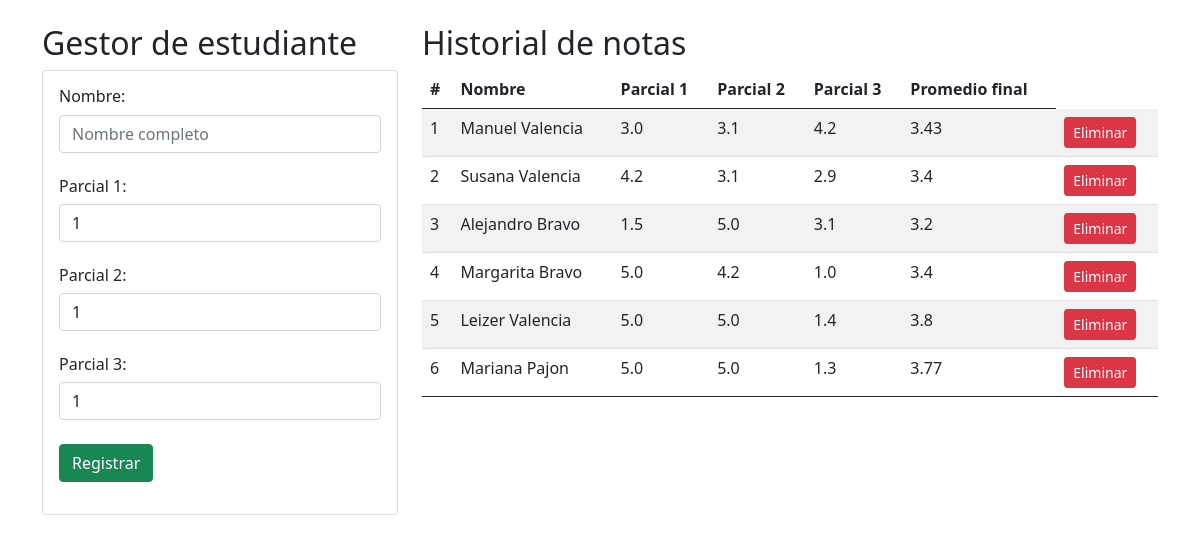
The page / on the database its author committed.
### Promedio/models.py (models this page shows)
class Estudiante(models.Model):
    nombre=models.CharField(max_length=50,verbose_name="Nombre")
    parcial1=models.FloatField()
    parcial2=models.FloatField()
    parcial3=models.FloatField()
    promedio=models.FloatField()

### Promedio/views.py (the view)
# urls.py: path('',EstudiantesListView.as_view(),name='gestion_estudiantes'),
class EstudiantesListView(ListView):
    model=Estudiante
    template_name='menu.html'
    def get_context_data(self, **kwargs):
        context = super().get_context_data(**kwargs)
        context["titulo"] = 'Gestor de promedios'
        return context

### Promedio/templates/menu.html (shortened to what this page needs)
<html>
<head>
    <link href="https://cdn.jsdelivr.net/npm/bootstrap@5.1.0/dist/css/bootstrap.min.css" rel="stylesheet">
</head>
<body>
    <div class="container py-4">
        <div class="row">
            <div class="col-md-4">
                <h2>Gestor de estudiante</h2>
                <div class="card">
                    <div class="card-body">
                        <form id="formularioEstudiante" action="/registrarEstudiante/" method="POST">{% csrf_token %}
                            <h6>Nombre:</h6>
                            <div class="form-group">
                                <input type="text" name="nombre" id="nombre" class="form-control" minlength="3" maxlength="50" placeholder="Nombre completo" pattern="[a-zA-Z\s]+"  autofocus required>
                            </div><br>
                            <h6>Parcial 1:</h6>
                            <div class="form-group">
                                <input type="number" name="parcial1" class="form-control" min="1" max="5" step="0.1" value="1" required>
                            </div><br>
                            <h6>Parcial 2:</h6>
                            <div class="form-group">
                                <input type="number" name="parcial2" class="form-control" min="1" max="5" step="0.1" value="1" required>
                            </div><br>
                            <h6>Parcial 3:</h6>
                            <div class="form-group">
                                <input type="number" name="parcial3" class="form-control" min="1" max="5" step="0.1" value="1" required>
                            </div><br>
                            <div class="form-group">
                                <input type="submit" class="btn btn-success btn-block text-white" value="Registrar" />
                            </div>
                        </form>
                    </div>
                </div>
            </div>
            <div class="col-md-8">
                <h2>Historial de notas</h2>
                <div class="table-responsive">
                    <table class="table table-striped">
                        <thead>
                            <tr>
                                <th class="centrado">#</th>
                                <th class="centrado">Nombre</th>
                                <th>Parcial 1</th>
                                <th>Parcial 2</th>
                                <th>Parcial 3</th>
                                <th>Promedio final</th>
                            </tr>
                        </thead>
                        <tbody>
                            {% for c in object_list %}
                            <tr>
                                <td>{{forloop.counter}}</td>
                                <td>{{c.nombre}}</td>
                                <td>{{c.parcial1}}</td>
                                <td>{{c.parcial2}}</td>
                                <td>{{c.parcial3}}</td>
                                <td>{{c.promedio}}</td>
                                <td><a href="eliminarEstudiante/{{c.id}}" class="btn btn-sm btn-block btn-danger">Eliminar</td>
                            </tr>
                            {% endfor %}
                    </table>
                </div>
            </div>
        </div>
    </div>
</body>
</html>

### rows shown on the page
Estudiante: nombre "Manuel Valencia", parcial1 "3.0", parcial2 "3.1", parcial3 "4.2", promedio "3.43"
Estudiante: nombre "Susana Valencia", parcial1 "4.2", parcial2 "3.1", parcial3 "2.9", promedio "3.4"
Estudiante: nombre "Alejandro Bravo", parcial1 "1.5", parcial2 "5.0", parcial3 "3.1", promedio "3.2"
Estudiante: nombre "Margarita Bravo", parcial1 "5.0", parcial2 "4.2", parcial3 "1.0", promedio "3.4"
Estudiante: nombre "Leizer Valencia", parcial1 "5.0", parcial2 "5.0", parcial3 "1.4", promedio "3.8"
Estudiante: nombre "Mariana Pajon", parcial1 "5.0", parcial2 "5.0", parcial3 "1.3", promedio "3.77"
